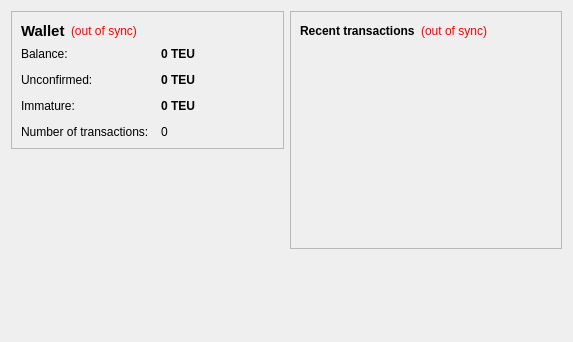
<?xml version="1.0" encoding="UTF-8"?>
<ui version="4.0">
 <class>OverviewPage</class>
 <widget class="QWidget" name="OverviewPage">
  <property name="geometry">
   <rect>
    <x>0</x>
    <y>0</y>
    <width>573</width>
    <height>342</height>
   </rect>
  </property>
  <property name="windowTitle">
   <string>Form</string>
  </property>
  <layout class="QHBoxLayout" name="horizontalLayout" stretch="1,1">
   <item>
    <layout class="QVBoxLayout" name="verticalLayout_2">
     <item>
      <widget class="QFrame" name="frame">
       <property name="frameShape">
        <enum>QFrame::StyledPanel</enum>
       </property>
       <property name="frameShadow">
        <enum>QFrame::Raised</enum>
       </property>
       <layout class="QVBoxLayout" name="verticalLayout_4">
        <item>
         <layout class="QHBoxLayout" name="horizontalLayout_4">
          <item>
           <widget class="QLabel" name="label_5">
            <property name="font">
             <font>
              <pointsize>11</pointsize>
              <weight>75</weight>
              <bold>true</bold>
             </font>
            </property>
            <property name="text">
             <string>Wallet</string>
            </property>
           </widget>
          </item>
          <item>
           <widget class="QLabel" name="labelWalletStatus">
            <property name="toolTip">
             <string>The displayed information may be out of date. Your wallet automatically synchronizes with the ContainerCoin network after a connection is established, but this process has not completed yet.</string>
            </property>
            <property name="styleSheet">
             <string notr="true">QLabel { color: red; }</string>
            </property>
            <property name="text">
             <string notr="true">(out of sync)</string>
            </property>
            <property name="alignment">
             <set>Qt::AlignLeading|Qt::AlignLeft|Qt::AlignVCenter</set>
            </property>
           </widget>
          </item>
          <item>
           <spacer name="horizontalSpacer_2">
            <property name="orientation">
             <enum>Qt::Horizontal</enum>
            </property>
            <property name="sizeHint" stdset="0">
             <size>
              <width>40</width>
              <height>20</height>
             </size>
            </property>
           </spacer>
          </item>
         </layout>
        </item>
        <item>
         <layout class="QFormLayout" name="formLayout_2">
          <property name="fieldGrowthPolicy">
           <enum>QFormLayout::AllNonFixedFieldsGrow</enum>
          </property>
          <property name="horizontalSpacing">
           <number>12</number>
          </property>
          <property name="verticalSpacing">
           <number>12</number>
          </property>
          <item row="0" column="0">
           <widget class="QLabel" name="label">
            <property name="text">
             <string>Balance:</string>
            </property>
           </widget>
          </item>
          <item row="0" column="1">
           <widget class="QLabel" name="labelBalance">
            <property name="font">
             <font>
              <weight>75</weight>
              <bold>true</bold>
             </font>
            </property>
            <property name="cursor">
             <cursorShape>IBeamCursor</cursorShape>
            </property>
            <property name="toolTip">
             <string>Your current balance</string>
            </property>
            <property name="text">
             <string notr="true">0 TEU</string>
            </property>
            <property name="textInteractionFlags">
             <set>Qt::LinksAccessibleByMouse|Qt::TextSelectableByKeyboard|Qt::TextSelectableByMouse</set>
            </property>
           </widget>
          </item>
          <item row="1" column="0">
           <widget class="QLabel" name="label_3">
            <property name="text">
             <string>Unconfirmed:</string>
            </property>
           </widget>
          </item>
          <item row="1" column="1">
           <widget class="QLabel" name="labelUnconfirmed">
            <property name="font">
             <font>
              <weight>75</weight>
              <bold>true</bold>
             </font>
            </property>
            <property name="cursor">
             <cursorShape>IBeamCursor</cursorShape>
            </property>
            <property name="toolTip">
             <string>Total of transactions that have yet to be confirmed, and do not yet count toward the current balance</string>
            </property>
            <property name="text">
             <string notr="true">0 TEU</string>
            </property>
            <property name="textInteractionFlags">
             <set>Qt::LinksAccessibleByMouse|Qt::TextSelectableByKeyboard|Qt::TextSelectableByMouse</set>
            </property>
           </widget>
          </item>
          <item row="3" column="0">
           <widget class="QLabel" name="label_2">
            <property name="text">
             <string>Number of transactions:</string>
            </property>
           </widget>
          </item>
          <item row="3" column="1">
           <widget class="QLabel" name="labelNumTransactions">
            <property name="toolTip">
             <string>Total number of transactions in wallet</string>
            </property>
            <property name="text">
             <string notr="true">0</string>
            </property>
           </widget>
          </item>
          <item row="2" column="0">
           <widget class="QLabel" name="labelImmatureText">
            <property name="text">
             <string>Immature:</string>
            </property>
           </widget>
          </item>
          <item row="2" column="1">
           <widget class="QLabel" name="labelImmature">
            <property name="font">
             <font>
              <weight>75</weight>
              <bold>true</bold>
             </font>
            </property>
            <property name="toolTip">
             <string>Mined balance that has not yet matured</string>
            </property>
            <property name="text">
             <string notr="true">0 TEU</string>
            </property>
            <property name="textInteractionFlags">
             <set>Qt::LinksAccessibleByMouse|Qt::TextSelectableByKeyboard|Qt::TextSelectableByMouse</set>
            </property>
           </widget>
          </item>
         </layout>
        </item>
       </layout>
      </widget>
     </item>
     <item>
      <spacer name="verticalSpacer">
       <property name="orientation">
        <enum>Qt::Vertical</enum>
       </property>
       <property name="sizeHint" stdset="0">
        <size>
         <width>20</width>
         <height>40</height>
        </size>
       </property>
      </spacer>
     </item>
    </layout>
   </item>
   <item>
    <layout class="QVBoxLayout" name="verticalLayout_3">
     <item>
      <widget class="QFrame" name="frame_2">
       <property name="frameShape">
        <enum>QFrame::StyledPanel</enum>
       </property>
       <property name="frameShadow">
        <enum>QFrame::Raised</enum>
       </property>
       <layout class="QVBoxLayout" name="verticalLayout">
        <item>
         <layout class="QHBoxLayout" name="horizontalLayout_2">
          <item>
           <widget class="QLabel" name="label_4">
            <property name="text">
             <string>&lt;b&gt;Recent transactions&lt;/b&gt;</string>
            </property>
           </widget>
          </item>
          <item>
           <widget class="QLabel" name="labelTransactionsStatus">
            <property name="toolTip">
             <string>The displayed information may be out of date. Your wallet automatically synchronizes with the ContainerCoin network after a connection is established, but this process has not completed yet.</string>
            </property>
            <property name="styleSheet">
             <string notr="true">QLabel { color: red; }</string>
            </property>
            <property name="text">
             <string notr="true">(out of sync)</string>
            </property>
            <property name="alignment">
             <set>Qt::AlignRight|Qt::AlignTrailing|Qt::AlignVCenter</set>
            </property>
           </widget>
          </item>
          <item>
           <spacer name="horizontalSpacer">
            <property name="orientation">
             <enum>Qt::Horizontal</enum>
            </property>
            <property name="sizeHint" stdset="0">
             <size>
              <width>40</width>
              <height>20</height>
             </size>
            </property>
           </spacer>
          </item>
         </layout>
        </item>
        <item>
         <widget class="QListView" name="listTransactions">
          <property name="styleSheet">
           <string notr="true">QListView { background: transparent; }</string>
          </property>
          <property name="frameShape">
           <enum>QFrame::NoFrame</enum>
          </property>
          <property name="verticalScrollBarPolicy">
           <enum>Qt::ScrollBarAlwaysOff</enum>
          </property>
          <property name="horizontalScrollBarPolicy">
           <enum>Qt::ScrollBarAlwaysOff</enum>
          </property>
          <property name="selectionMode">
           <enum>QAbstractItemView::NoSelection</enum>
          </property>
         </widget>
        </item>
       </layout>
      </widget>
     </item>
     <item>
      <spacer name="verticalSpacer_2">
       <property name="orientation">
        <enum>Qt::Vertical</enum>
       </property>
       <property name="sizeHint" stdset="0">
        <size>
         <width>20</width>
         <height>40</height>
        </size>
       </property>
      </spacer>
     </item>
    </layout>
   </item>
  </layout>
 </widget>
 <resources/>
 <connections/>
</ui>
